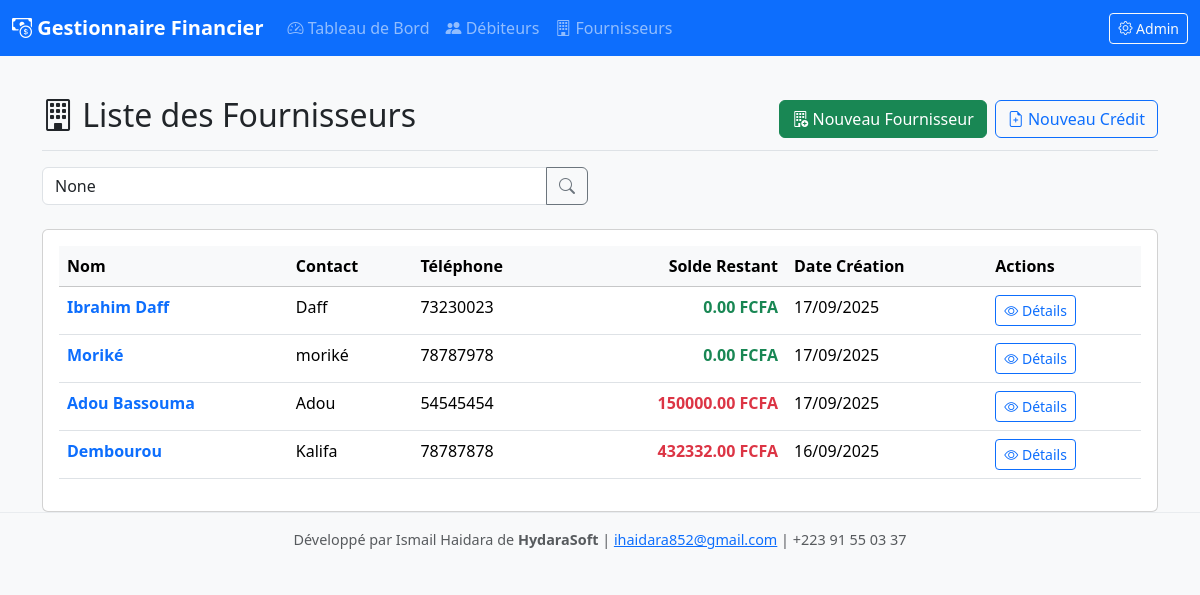
Page /fournisseurs/ on the committed database.
### core/models.py (models this page shows, shortened)
class Supplier(models.Model):
    name = models.CharField(max_length=200, verbose_name="nom du fournisseur")
    contact_person = models.CharField(max_length=200, blank=True, null=True, verbose_name="personne à contacter")
    email = models.EmailField(blank=True, null=True)
    phone = models.CharField(max_length=30, blank=True, null=True)
    address = models.TextField(blank=True, null=True)
    created_at = models.DateTimeField(auto_now_add=True)
    updated_at = models.DateTimeField(auto_now=True)
    class Meta:
        verbose_name = "Fournisseur"
        verbose_name_plural = "Fournisseurs"
        ordering = ['-created_at']
    def get_remaining_balance(self):
        total_credit = sum(credit.amount for credit in self.credits.all())
        total_paid = sum(payment.amount for credit in self.credits.all() for payment in credit.payments.all())
        return total_credit - total_paid

class Credit(models.Model):
    supplier = models.ForeignKey(Supplier, on_delete=models.CASCADE, related_name='credits', verbose_name="fournisseur")
    amount = models.DecimalField(max_digits=10, decimal_places=2, verbose_name="montant")
    description = models.TextField(verbose_name="description")
    date_incurred = models.DateField(verbose_name="date du crédit")
    created_at = models.DateTimeField(auto_now_add=True)
    updated_at = models.DateTimeField(auto_now=True)
    class Meta:
        verbose_name = "Crédit"
        verbose_name_plural = "Crédits"
        ordering = ['-date_incurred']

class SupplierPayment(models.Model):
    credit = models.ForeignKey(Credit, on_delete=models.CASCADE, related_name='payments', verbose_name="crédit")
    amount = models.DecimalField(max_digits=10, decimal_places=2, verbose_name="montant payé")
    date_paid = models.DateField(verbose_name="date de paiement")
    notes = models.TextField(blank=True, null=True, verbose_name="notes")
    created_at = models.DateTimeField(auto_now_add=True)
    updated_at = models.DateTimeField(auto_now=True)
    class Meta:
        verbose_name = "Paiement Fournisseur"
        verbose_name_plural = "Paiements Fournisseurs"
        ordering = ['-date_paid']

### core/views.py (the view)
# urls.py: path('fournisseurs/', views.supplier_list, name='supplier-list'),
def supplier_list(request):
    query = request.GET.get('q')
    all_suppliers = Supplier.objects.all().annotate(
        total_credit_amount=Coalesce(Sum('credits__amount'), Value(0, output_field=DecimalField())),
        total_paid_amount=Coalesce(Sum('credits__payments__amount'), Value(0, output_field=DecimalField())),
        remaining_balance=F('total_credit_amount') - F('total_paid_amount')
    ).order_by('-created_at')
    if query:
        all_suppliers = all_suppliers.filter(
            models.Q(name__icontains=query) |
            models.Q(contact_person__icontains=query) |
            models.Q(phone__icontains=query)
        )
    context = {'suppliers': all_suppliers, 'query': query}
    return render(request, 'core/supplier_list.html', context)

### core/templates/core/supplier_list.html (shortened to what this page needs)
{% extends "core/base.html" %}
{% block content %}
<div class="d-flex justify-content-between flex-wrap align-items-center pt-3 pb-2 mb-3 border-bottom">
<h1 class="h2">
    <i class="bi bi-building"></i> Liste des Fournisseurs
</h1>
    <div class="btn-toolbar mb-2 mb-md-0">
        <a href="{% url 'supplier-create' %}" class="btn btn-success me-2">
            <i class="bi bi-building-add"></i> Nouveau Fournisseur
        </a>
        <a href="{% url 'credit-create' %}" class="btn btn-outline-primary">
            <i class="bi bi-file-earmark-plus"></i> Nouveau Crédit
        </a>
    </div>
</div>
<div class="row mb-4">
    <div class="col-md-6">
        <form method="get" action="{% url 'supplier-list' %}">
            <div class="input-group">
                <input type="text" class="form-control" placeholder="Rechercher un fournisseur..."
                       name="q" value="{{ query }}" aria-label="Search">
                <button class="btn btn-outline-secondary" type="submit">
                    <i class="bi bi-search"></i>
                </button>
            </div>
        </form>
    </div>
</div>
<div class="card">
    <div class="card-body">
        <div class="table-responsive">
            <table class="table table-hover">
                <thead class="table-light">
                    <tr>
                        <th>Nom</th>
                        <th>Contact</th>
                        <th>Téléphone</th>
                        <th class="text-end">Solde Restant</th>
                        <th>Date Création</th>
                        <th>Actions</th>
                    </tr>
                </thead>
                <tbody>
                    {% for supplier in suppliers %}
                    <tr>
                        <td>
                            <a href="{% url 'supplier-detail' supplier.id %}" class="text-decoration-none">
                                <strong>{{ supplier.name }}</strong>
                            </a>
                        </td>
                        <td>{{ supplier.contact_person|default:"-" }}</td>
                        <td>{{ supplier.phone|default:"-" }}</td>
                        <td class="text-end fw-bold {% if supplier.get_remaining_balance > 0 %}text-danger{% else %}text-success{% endif %}">
                            {{ supplier.get_remaining_balance }} FCFA
                        </td>
                        <td>{{ supplier.created_at|date:"d/m/Y" }}</td>
                        <td>
                            <a href="{% url 'supplier-detail' supplier.id %}" class="btn btn-sm btn-outline-primary">
                                <i class="bi bi-eye"></i> Détails
                            </a>
                        </td>
                    </tr>
                    {% endfor %}
                </tbody>
            </table>
        </div>
    </div>
</div>
{% endblock %}

### rows in the picture
Supplier: name "Ibrahim Daff", contact_person "Daff", phone "73230023", get_remaining_balance "0.00", created_at "17/09/2025"
Supplier: name "Moriké", contact_person "moriké", phone "78787978", get_remaining_balance "0.00", created_at "17/09/2025"
Supplier: name "Adou Bassouma", contact_person "Adou", phone "54545454", get_remaining_balance "150000.00", created_at "17/09/2025"
Supplier: name "Dembourou", contact_person "Kalifa", phone "78787878", get_remaining_balance "432332.00", created_at "16/09/2025"
